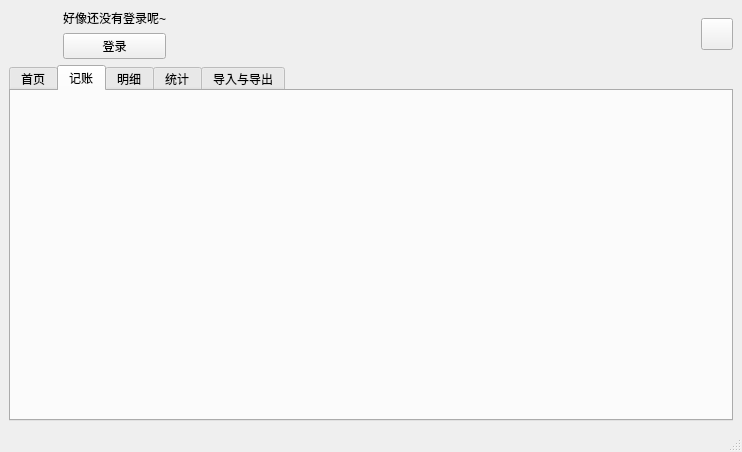
<?xml version="1.0" encoding="UTF-8"?>
<ui version="4.0">
 <class>OOPCash_MainWindow</class>
 <widget class="QMainWindow" name="OOPCash_MainWindow">
  <property name="geometry">
   <rect>
    <x>0</x>
    <y>0</y>
    <width>742</width>
    <height>452</height>
   </rect>
  </property>
  <property name="windowTitle">
   <string>Expensé</string>
  </property>
  <property name="windowIcon">
   <iconset>
    <normaloff>:/icons/logo</normaloff>:/icons/logo</iconset>
  </property>
  <widget class="QWidget" name="centralwidget">
   <layout class="QGridLayout" name="gridLayout_2">
    <property name="sizeConstraint">
     <enum>QLayout::SetMinimumSize</enum>
    </property>
    <item row="0" column="0">
     <layout class="QVBoxLayout" name="vLayout_1">
      <item>
       <layout class="QHBoxLayout" name="hLayout">
        <item>
         <widget class="QLabel" name="userfaceLabel">
          <property name="minimumSize">
           <size>
            <width>48</width>
            <height>48</height>
           </size>
          </property>
          <property name="maximumSize">
           <size>
            <width>48</width>
            <height>48</height>
           </size>
          </property>
          <property name="text">
           <string/>
          </property>
          <property name="pixmap">
           <pixmap>:/icons/userface</pixmap>
          </property>
         </widget>
        </item>
        <item>
         <layout class="QVBoxLayout" name="vLayout_2">
          <item>
           <widget class="QLabel" name="usernameLabel">
            <property name="text">
             <string>好像还没有登录呢~</string>
            </property>
            <property name="textFormat">
             <enum>Qt::AutoText</enum>
            </property>
           </widget>
          </item>
          <item>
           <widget class="QPushButton" name="loginoutButton">
            <property name="text">
             <string>登录</string>
            </property>
           </widget>
          </item>
         </layout>
        </item>
        <item>
         <spacer name="horizontalSpacer">
          <property name="orientation">
           <enum>Qt::Horizontal</enum>
          </property>
          <property name="sizeHint" stdset="0">
           <size>
            <width>40</width>
            <height>20</height>
           </size>
          </property>
         </spacer>
        </item>
        <item>
         <layout class="QVBoxLayout" name="verticalLayout_2">
          <item>
           <widget class="QPushButton" name="setButton">
            <property name="maximumSize">
             <size>
              <width>32</width>
              <height>32</height>
             </size>
            </property>
            <property name="text">
             <string/>
            </property>
            <property name="icon">
             <iconset>
              <normalon>:/icons/settings</normalon>
             </iconset>
            </property>
            <property name="iconSize">
             <size>
              <width>24</width>
              <height>24</height>
             </size>
            </property>
           </widget>
          </item>
         </layout>
        </item>
       </layout>
      </item>
      <item>
       <widget class="QTabWidget" name="tabWidget">
        <property name="currentIndex">
         <number>1</number>
        </property>
        <widget class="QWidget" name="homeTab">
         <attribute name="title">
          <string>首页</string>
         </attribute>
         <layout class="QGridLayout" name="gridLayout_3">
          <item row="0" column="0">
           <layout class="QGridLayout" name="gridLayout_homeTab">
            <item row="0" column="0">
             <widget class="QPushButton" name="addButton">
              <property name="minimumSize">
               <size>
                <width>128</width>
                <height>128</height>
               </size>
              </property>
              <property name="maximumSize">
               <size>
                <width>128</width>
                <height>128</height>
               </size>
              </property>
              <property name="text">
               <string>记一笔</string>
              </property>
             </widget>
            </item>
            <item row="0" column="1">
             <widget class="QPushButton" name="detailButton">
              <property name="minimumSize">
               <size>
                <width>128</width>
                <height>128</height>
               </size>
              </property>
              <property name="maximumSize">
               <size>
                <width>128</width>
                <height>128</height>
               </size>
              </property>
              <property name="text">
               <string>查看明细</string>
              </property>
             </widget>
            </item>
            <item row="1" column="1">
             <widget class="QPushButton" name="userconfigButton">
              <property name="minimumSize">
               <size>
                <width>128</width>
                <height>128</height>
               </size>
              </property>
              <property name="maximumSize">
               <size>
                <width>128</width>
                <height>128</height>
               </size>
              </property>
              <property name="text">
               <string>更新我的资料</string>
              </property>
             </widget>
            </item>
            <item row="1" column="0">
             <widget class="QPushButton" name="queryButton">
              <property name="minimumSize">
               <size>
                <width>128</width>
                <height>128</height>
               </size>
              </property>
              <property name="maximumSize">
               <size>
                <width>128</width>
                <height>128</height>
               </size>
              </property>
              <property name="text">
               <string>统计图表</string>
              </property>
             </widget>
            </item>
           </layout>
          </item>
         </layout>
        </widget>
        <widget class="QWidget" name="addTab">
         <attribute name="title">
          <string>记账</string>
         </attribute>
         <layout class="QGridLayout" name="gridLayout_4">
          <item row="0" column="0">
           <layout class="QGridLayout" name="gridLayout_addTab"/>
          </item>
         </layout>
        </widget>
        <widget class="QWidget" name="detailTab">
         <attribute name="title">
          <string>明细</string>
         </attribute>
         <layout class="QGridLayout" name="gridLayout_4">
          <item row="0" column="0">
           <layout class="QGridLayout" name="gridLayout_detailTab"/>
          </item>
         </layout>
        </widget>
        <widget class="QWidget" name="queryTab">
         <attribute name="title">
          <string>统计</string>
         </attribute>
         <layout class="QGridLayout" name="gridLayout_6">
          <item row="0" column="0">
           <layout class="QGridLayout" name="gridLayout_queryTab"/>
          </item>
         </layout>
        </widget>
        <widget class="QWidget" name="portTab">
         <attribute name="title">
          <string>导入与导出</string>
         </attribute>
         <layout class="QGridLayout" name="gridLayout_10">
          <item row="0" column="0">
           <layout class="QGridLayout" name="gridLayout_portTab">
            <item row="0" column="0">
             <widget class="QPushButton" name="importButton">
              <property name="minimumSize">
               <size>
                <width>200</width>
                <height>123</height>
               </size>
              </property>
              <property name="maximumSize">
               <size>
                <width>200</width>
                <height>123</height>
               </size>
              </property>
              <property name="text">
               <string>导入</string>
              </property>
             </widget>
            </item>
            <item row="0" column="1">
             <widget class="QPushButton" name="exportButton">
              <property name="minimumSize">
               <size>
                <width>200</width>
                <height>123</height>
               </size>
              </property>
              <property name="maximumSize">
               <size>
                <width>200</width>
                <height>123</height>
               </size>
              </property>
              <property name="text">
               <string>导出</string>
              </property>
             </widget>
            </item>
           </layout>
          </item>
         </layout>
        </widget>
       </widget>
      </item>
     </layout>
    </item>
   </layout>
  </widget>
  <widget class="QMenuBar" name="menubar">
   <property name="geometry">
    <rect>
     <x>0</x>
     <y>0</y>
     <width>742</width>
     <height>26</height>
    </rect>
   </property>
  </widget>
  <widget class="QStatusBar" name="statusbar"/>
 </widget>
 <tabstops>
  <tabstop>loginoutButton</tabstop>
  <tabstop>tabWidget</tabstop>
  <tabstop>addButton</tabstop>
  <tabstop>detailButton</tabstop>
  <tabstop>queryButton</tabstop>
  <tabstop>userconfigButton</tabstop>
 </tabstops>
 <resources/>
 <connections/>
</ui>
